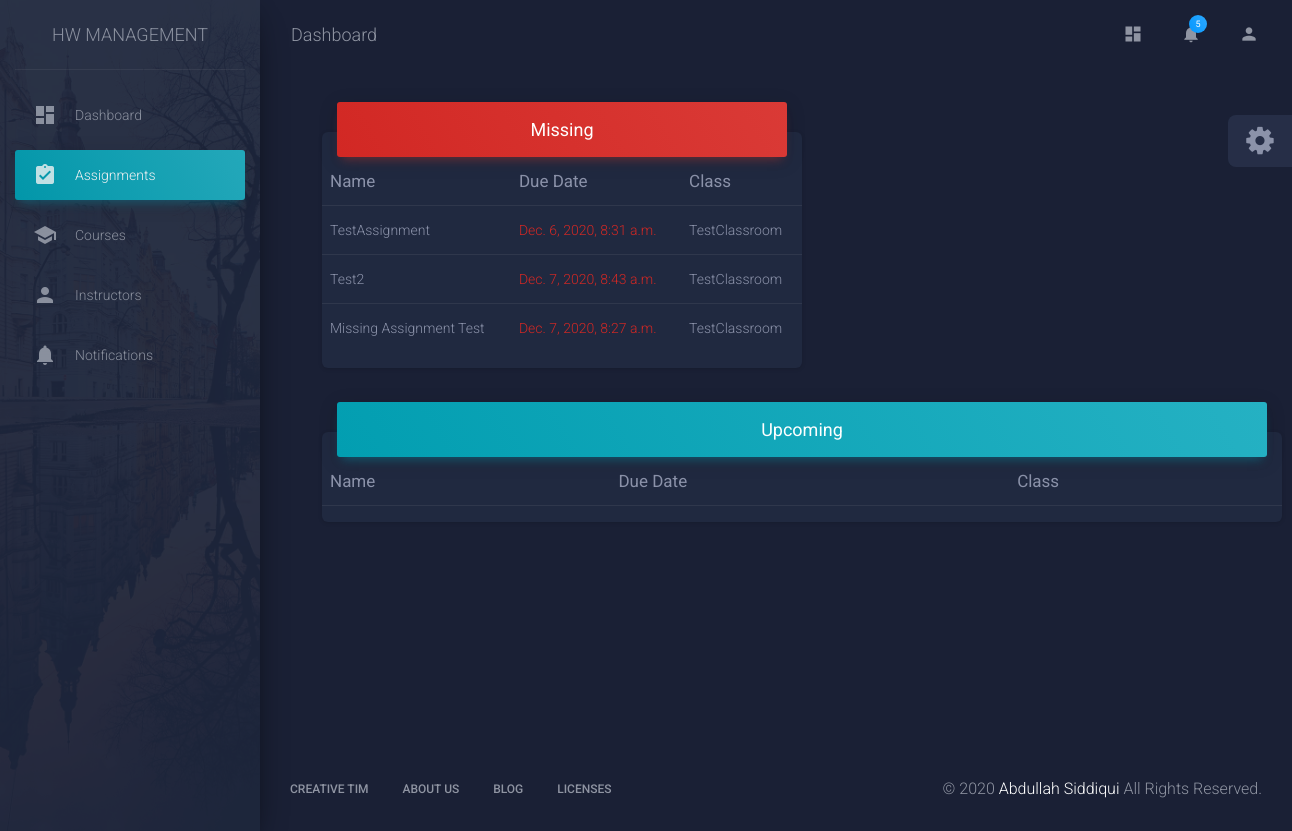
Before: /assignments/ with the older database file.
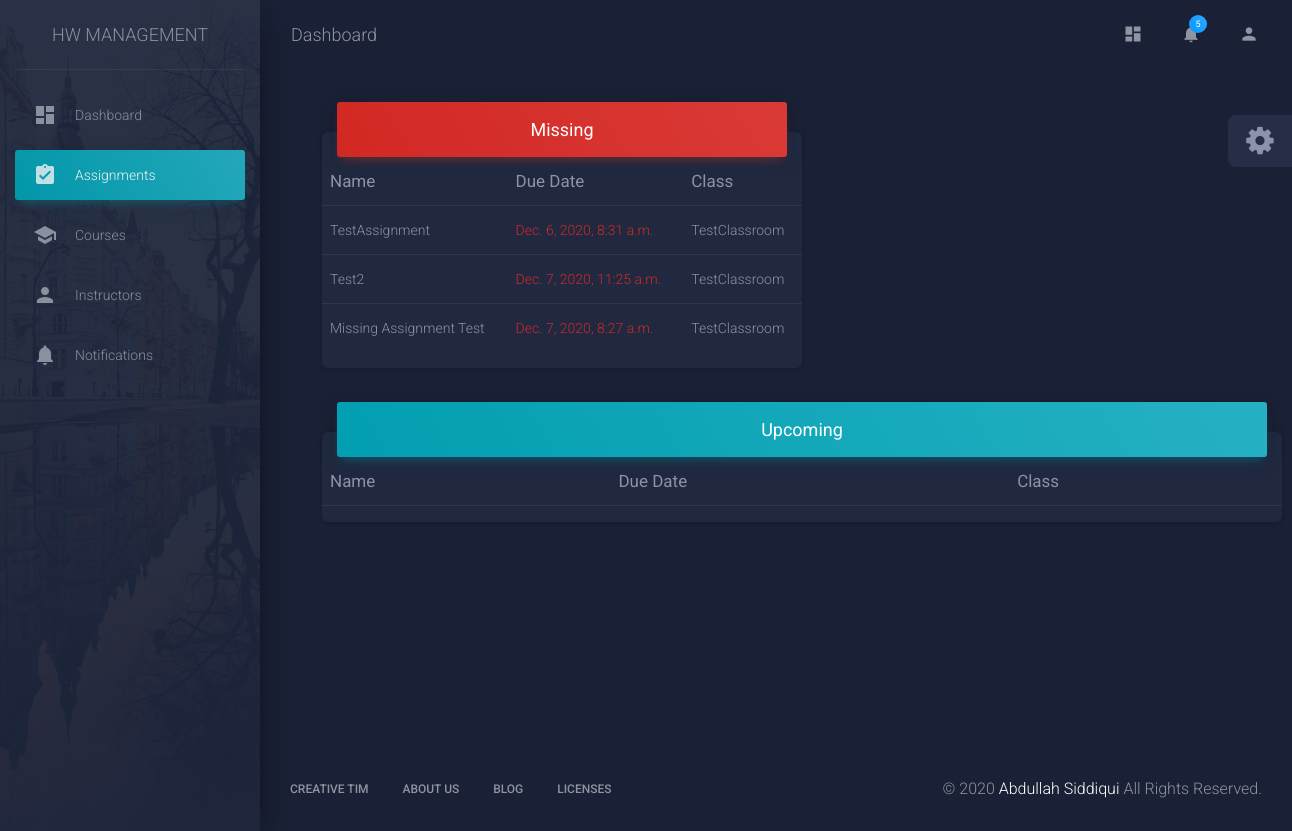
After: the same page with the newer database file.
### HomeworkManagementApp/models.py (models this page shows, shortened)
class Assignment(models.Model):
    assignment_name = models.CharField(max_length=50)
    assignment_description = models.CharField(max_length=100)
    assignment_class = models.ForeignKey(Classroom, on_delete=models.CASCADE)
    date_assigned = models.DateTimeField(default=timezone.now)
    due_date = models.DateTimeField()
    file_attachment = models.FileField(blank=True)
    def time_ago(self):
        return self.due_date <= timezone.now()

class Classroom(models.Model):
    class_name = models.CharField(max_length=50)
    class_description = models.CharField(max_length=100)
    teacher = models.ManyToManyField(Teacher)
    class_syllabus = models.FileField(blank=True)
    def __str__(self):
        return self.class_name

### HomeworkManagementApp/views.py (the view)
# urls.py: path('assignments/', views.AssignmentsView.as_view(), name='assignments'),
class AssignmentsView(TemplateView):
    template_name = 'HomeworkManagementApp/assignments.html'
    def get_context_data(self, **kwargs):
        context = super().get_context_data(**kwargs)
        context['assignments'] = Assignment.objects.all()
        return context

### templates/HomeworkManagementApp/assignments.html (shortened to what this page needs)
{% extends 'base.html' %}
{% block content %}
<div class="row">
    <div class="col-sm">
        <div class="card card-nav-tabs" style="width: 30rem; margin: 2rem;">
        <h4 class="card-header card-header-danger text-center">
            <strong>Missing</strong>
        </h4>
        {% if assignments %}
                <ul class="list-group list-group-flush">
                    <table class="table">
                        <thead class=" text-primary">
                            <th>
                                <strong>Name</strong>
                            </th>
                            <th>
                                <strong>Due Date</strong>
                            </th>
                            <th>
                                <strong>Class</strong>
                            </th>
                        </thead>
                        <tbody>
                    {% for assignment in assignments %}
                        {% if assignment.time_ago %}
                                <tr>
                                    <td>
                                        {{ assignment.assignment_name }}
                                    </td>
                                    <td class="text-danger">
                                        {{ assignment.due_date }}
                                    </td>
                                    <td>
                                        {{ assignment.assignment_class }}
                                    </td>
                                </tr>
                        {% endif %}
                    {% endfor %}
                        </tbody>
                    </table>
                </ul>
        {% endif %}
        </div>
    </div>
    <div class="col-sm">
        <div class="card card-nav-tabs" style="width: 60rem; margin: 2rem;">
            <h4 class="card-header card-header-info text-center">
                <strong>Upcoming</strong>
            </h4>
         {% if assignments %}
                <ul class="list-group list-group-flush">
                    <table class="table">
                        <thead class=" text-primary">
                            <th>
                                <strong>Name</strong>
                            </th>
                            <th>
                                <strong>Due Date</strong>
                            </th>
                            <th>
                                <strong>Class</strong>
                            </th>
                        </thead>
                    </table>
                </ul>
        {% endif %}
        </div>
    </div>
</div>
{% endblock %}

Changed rows visible on the page:
changed Assignment "Test2": due_date "Dec. 7, 2020, 8:43 a.m." → "Dec. 7, 2020, 11:25 a.m."
